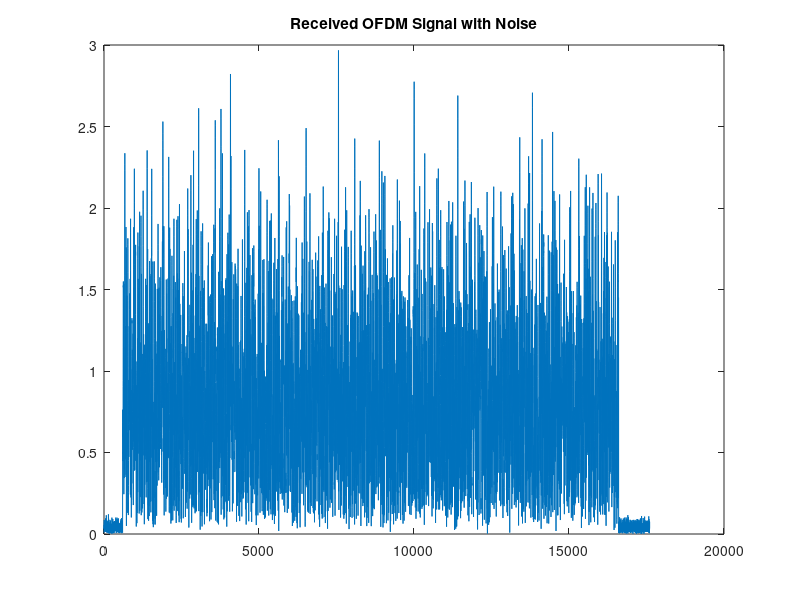
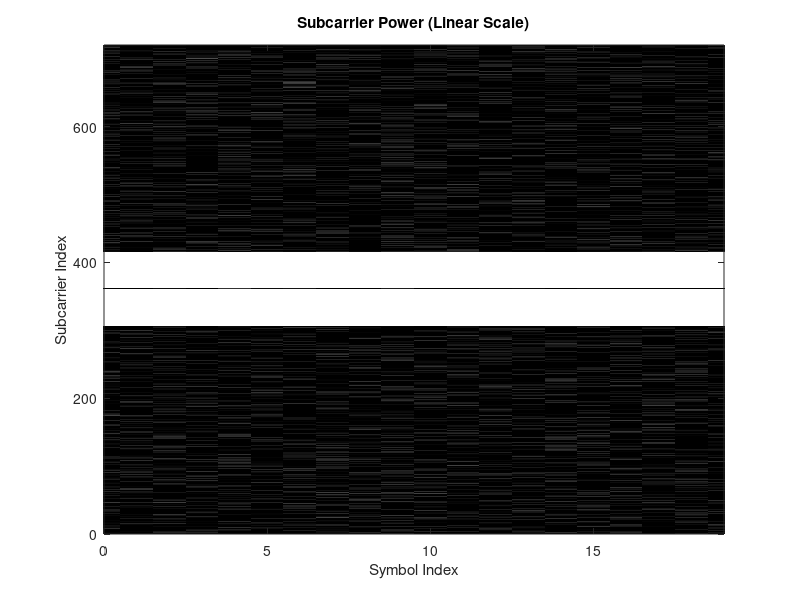

MATLAB code for these plots, in order: (Note: this script raises an error after producing the figures.)
clc
clear
close all 
% Parameters
ifft_size = 720; % FFT size, or number of subcarriers 
cp_length = 80;
Ld = ifft_size;
Ls = Ld + cp_length;
num_symbols = 20; 
% time domain: each symbol carries 720 subcarriers at time sample i, where i = 1:20
mod_order = 4; % QPSK
dc_index = ifft_size / 2 + 1;

% Number of active subcarriers
num_active = 109; % number of active subcarriers
half = floor(num_active / 2);
active_subcarriers = (dc_index - half):(dc_index + half);  % symmetrical around DC
active_subcarriers(active_subcarriers == dc_index) = [];   % remove DC

%%%%%%%%%%%%% Generate random QPSK data %%%%%%%%%%%%%%
bits_per_symbol = log2(mod_order); % 2 bits per symbol for QPSK 

total_bits = num_active * num_symbols * bits_per_symbol; 
% 109 active subcarriers * 20 time samples * 2 bits per symbol = total bits

bits = randi([0 1], total_bits, 1); % random bits generation [1x4360] bits 
symbols = reshape(bits, [], bits_per_symbol); % 2 bits per symbol for QPSK

% Reshape the bit stream into a matrix with 2 columns (each row = 1 QPSK symbol).
% e.g., bits = [1 0  0 1  1 1  0 0 ...]
% symbols = 
%    1 0  → Symbol 1  
%    0 1  → Symbol 2  
%    1 1  → Symbol 3  
%    0 0  → Symbol 4

qpsk_data = (2 * symbols(:,1) - 1) + 1j * (2 * symbols(:,2) - 1);
qpsk_data = qpsk_data / sqrt(2);  % Normalized QPSK

% Map bits to QPSK symbols
% ---------------------------------------
% QPSK maps 2 bits to 1 complex symbol:
%   - First bit → real part (I)
%   - Second bit → imaginary part (Q)
% Mapping logic:
%   bit 0 → -1, bit 1 → +1
% So:
%   [0 0] → -1 - j
%   [0 1] → -1 + j
%   [1 0] → +1 - j
%   [1 1] → +1 + j

% e.g., for [0 1]:
% (2 * symbols(:,1) - 1) + 1j * (2 * symbols(:,2) - 1);
% (2 * 0 - 1) + 1j*(2 * 1 - 1) = -1 + j 

% This mapping is Gray-coded (adjacent symbols differ by one bit),
% which reduces bit error rate in noisy channels.
%
% The QPSK symbol is created using:
%   I = 2*bit1 - 1
%   Q = 2*bit2 - 1
% And then combined as: I + j*Q
%
% The optional normalization is:
%   qpsk_data = qpsk_data / sqrt(2);


%%%%%%%%%% OFDM Signal generation %%%%%%%%%%%
ofdm_signal = [];
symbol_matrix = zeros(num_symbols, ifft_size); % 20 x 720 
% Ensuring num_active is consistent with active_subcarriers length (109 -> 108 because of DC null)
num_active = length(active_subcarriers);  

for i = 1:num_symbols
    freq_data = zeros(ifft_size, 1);
    idx_start = (i - 1) * num_active + 1;
    idx_end = i * num_active;
    this_symbol = qpsk_data(idx_start:idx_end);
    freq_data(active_subcarriers) = this_symbol;  % Map to subcarriers
    freq_data(dc_index) = 0;                      % Explicit DC null
    symbol_matrix(i, :) = freq_data;              % For visualization
    time_data = ifft(ifftshift(freq_data)) * sqrt(ifft_size);
    cp = time_data(end - cp_length + 1 : end);
    ofdm_symbol = [cp; time_data];
    ofdm_signal = [ofdm_signal; ofdm_symbol]; % vertical concatenation, for appending this symbol below the existing signal.
end

% Normalize final signal to max amplitude = 3
ofdm_signal = ofdm_signal / sqrt(mean(abs(ofdm_signal).^2));  % Normalize to unit power

% Add in-band noise
% Set stronger noise level
noise_snr_db = 30;  % Try 5 or 10 dB SNR for visible noise floor
signal_power = mean(abs(ofdm_signal).^2);
noise_power = signal_power / (10^(noise_snr_db/10));

% Add broadband complex Gaussian noise
inband_noise = sqrt(noise_power/2) * (randn(length(ofdm_signal),1) + 1j*randn(length(ofdm_signal),1));
ofdm_signal_noisy = ofdm_signal + inband_noise;

% Add noise padding before and after
left_pad = 600;
right_pad = 1000;
noise_std = sqrt(noise_power);
noise_before = noise_std * (randn(left_pad,1) + 1j*randn(left_pad,1));
noise_after  = noise_std * (randn(right_pad,1) + 1j*randn(right_pad,1));

% Final signal
final_signal = [noise_before; ofdm_signal_noisy; noise_after];

% Save
save('OFDM_Rx_Signal.mat', 'final_signal');

% === Visualization: Subcarrier Power ===
% Remove CP and reshape
X_matrix = reshape(ofdm_signal_noisy, Ls, []).';
X_no_cp = X_matrix(:, cp_length+1:end);
X_fft = fft(X_no_cp, [], 2);
X_fft_shifted = fftshift(X_fft, 2);
% power_matrix = abs(X_fft_shifted).^2;

% Reshape OFDM symbols
num_symbols_actual = length(ofdm_signal) / Ls;
X_matrix = reshape(ofdm_signal_noisy, Ls, num_symbols_actual).';

% Remove CP
X_no_cp = X_matrix(:, cp_length+1:end);  % shape: [num_symbols, Ld]

% FFT of each symbol
X_fft = fftshift(fft(X_no_cp, [], 2), 2);  % shape: [num_symbols, Ld]
power_matrix = abs(X_fft).^2;             % shape: [num_symbols, Ld]

% Pad to full subcarrier length (optional)
full_power = zeros(num_symbols_actual, ifft_size);
full_power(:, :) = power_matrix;  % Since Ld = ifft_size

figure(1) 
plot(abs(final_signal));
title('Received OFDM Signal with Noise');

figure(2);
power_db = 10*log10(power_matrix + 1e-12);  % avoid log(0)
imagesc(0:num_symbols-1, 1:ifft_size, power_db.');
colormap(jet);  % better dynamic color range
caxis([max(power_db(:)) - 40, max(power_db(:))]);  % show 40 dB range
axis xy;
colormap(gray);
title('Subcarrier Power (Linear Scale)');
xlabel('Symbol Index');
ylabel('Subcarrier Index');
hold on;
% Active subcarriers
% lower_edge = 320;
% upper_edge = 400;
% yline(upper_edge, 'r--', 'Upper Edge Sugcarrier');
% yline(lower_edge, 'r--', 'Lower Edge Subcarrier');
xlim([0 num_symbols_actual - 1]);
ylim([0 ifft_size]);
legend('Guard Band Limits');

N = length(final_signal);

% Define maximum lag to compute autocorrelation
max_lag = floor(N/2);

% Compute autocorrelation at different lags (shifts)
[Rxx, lags] = xcorr(final_signal, max_lag, 'coeff');

% Consider only positive lags
Rxx_positive = Rxx(lags >= 0);
lags_positive = lags(lags >= 0);

% Plotting Autocorrelation
figure(3);
plot(lags_positive, abs(Rxx_positive));
title('Autocorrelation of the Received Signal');
xlabel('Lag');
ylabel('Autocorrelation Coefficient');

freq_axis = -ifft_size/2 : ifft_size/2 - 1;
avg_power = mean(abs(X_fft_shifted).^2, 1);  % average over symbols

% Plot average PSD
avg_power = mean(power_matrix, 1);
freq_axis = -ifft_size/2 : ifft_size/2 - 1;
figure(4);
plot(freq_axis, avg_power, 'LineWidth', 1.2);
xlabel('Subcarrier Index (centered)');
ylabel('Power');
title('Power Spectrum of OFDM with Noise Floor');
grid on;
